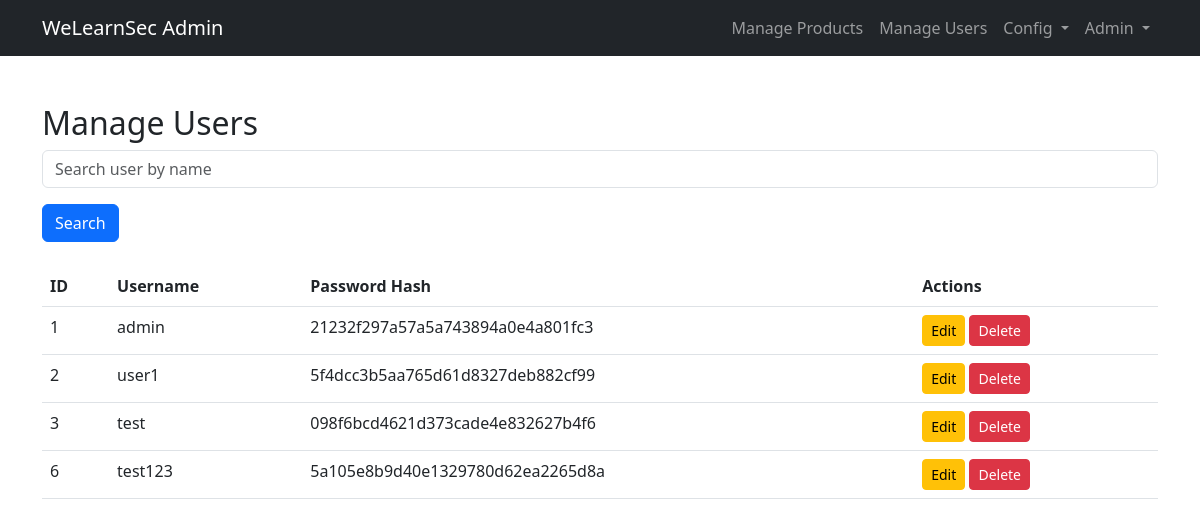
/admin/manage_users.php (signed in), run on the app's committed database.
### tables this page shows
CREATE TABLE `users` (
  `id` int(11) NOT NULL,
  `username` varchar(50) NOT NULL,
  `email` varchar(255) DEFAULT NULL,
  `password` varchar(255) NOT NULL,
  `role` enum('user','admin') DEFAULT 'user',
  `reset_token` varchar(255) DEFAULT NULL,
  `reset_token_expiry` datetime DEFAULT NULL
);

### admin/manage_users.php (the view, shortened to what this page needs)
<?php
require_once '../includes/config.php';
$search = $_GET['search'] ?? '';
$sql = "SELECT * FROM users WHERE username LIKE '%$search%'";
$users = $conn->query($sql);
?>
<!DOCTYPE html>
<html lang="en">
<head>
  <link href="https://cdn.jsdelivr.net/npm/bootstrap@5.3.0/dist/css/bootstrap.min.css" rel="stylesheet">
</head>
<body>
  <?php include '../includes/admin_navbar.php'; ?>
  <div class="container mt-5">
    <h2>Manage Users</h2>
    <form method="get">
      <div class="mb-3">
        <input name="search" class="form-control" placeholder="Search user by name">
      </div>
      <button class="btn btn-primary">Search</button>
    </form>
    <table class="table mt-4">
      <thead>
        <tr><th>ID</th><th>Username</th><th>Password Hash</th><th>Actions</th></tr>
      </thead>
      <tbody>
        <?php while($row = $users->fetch_assoc()): ?>
          <tr>
            <td><?= $row['id'] ?></td>
            <td><?= $row['username'] ?></td>
            <td><?= $row['password'] ?></td>
            <td>
              <a href="edit_user.php?id=<?= $row['id'] ?>" class="btn btn-warning btn-sm">Edit</a>
              <a href="?delete=<?= $row['id'] ?>" class="btn btn-danger btn-sm">Delete</a>
            </td>
          </tr>
        <?php endwhile; ?>
      </tbody>
    </table>
  </div>
</body>
</html>

### data on the page
users: id "1", username "admin", password "21232f297a57a5a743894a0e4a801fc3"
users: id "2", username "user1", password "5f4dcc3b5aa765d61d8327deb882cf99"
users: id "3", username "test", password "098f6bcd4621d373cade4e832627b4f6"
users: id "6", username "test123", password "5a105e8b9d40e1329780d62ea2265d8a"
